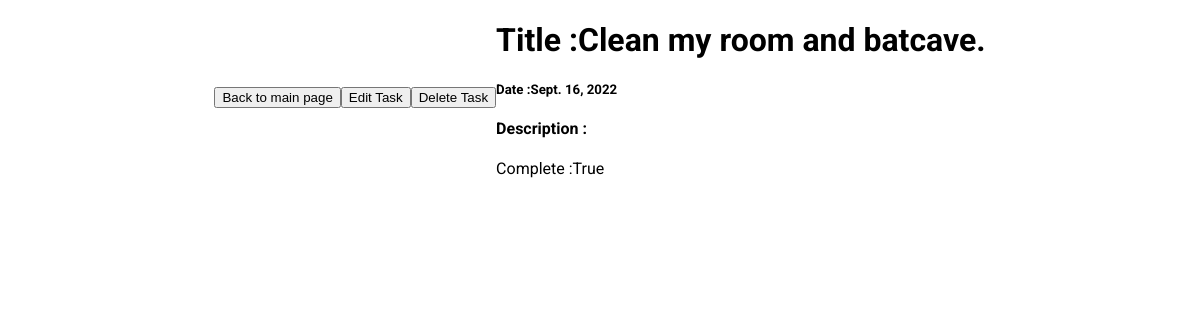
The page /2 (signed in) on the database its author committed.
### todo/models.py (models this page shows, shortened)
class Task(models.Model):
    user = models.ForeignKey(User, on_delete= models.CASCADE, db_index=True)
    timestamp = models.DateTimeField(auto_now_add=True)
    title = models.CharField(max_length= 100)
    description = models.TextField(max_length= 250, null= True, blank=True)
    complete = models.BooleanField(default=False)
    class Meta:
        ordering = ["complete"]

### todo/views.py (the view)
# urls.py: path("<int:pk>", views.TaskInDetail.as_view(), name = "taskInDetail"),
class TaskInDetail(LoginRequiredMixin, DetailView):
    template_name = "todo/taskDetail.html"
    model = models.Task

### todo/templates/todo/taskDetail.html (shortened to what this page needs)
{% extends "base.html" %}
{% load static %}
{% block content %}
<a href="{% url 'todoPage' %}"><Button> Back to main page </Button></a>
<a href="{% url 'updateTaskDetails' task.pk %}"><Button> Edit Task </Button></a>
<a href="{% url 'deleteTask' task.pk %}"><Button> Delete Task </Button></a>
<div class="taskDisplay">
   <h1> Title :{{ task.title }}</h1>
   <h5> Date :{{ task.timestamp.date }}</h5>
   <h4> Description :{{ task.description }}</h4>
   <p> Complete :{{ task.complete }}</p>
</div>
{% endblock %}

### static/base.css (style rules this page uses)
html { font-family: 'Comfortaa', cursive; font-family: 'Roboto', sans-serif; }
body { margin: 0; padding: 0; display: flex; justify-content: center; align-items: center; }

### rows shown on the page
Task: title "Clean my room and batcave.", timestamp "Sept. 16, 2022", complete "True"
